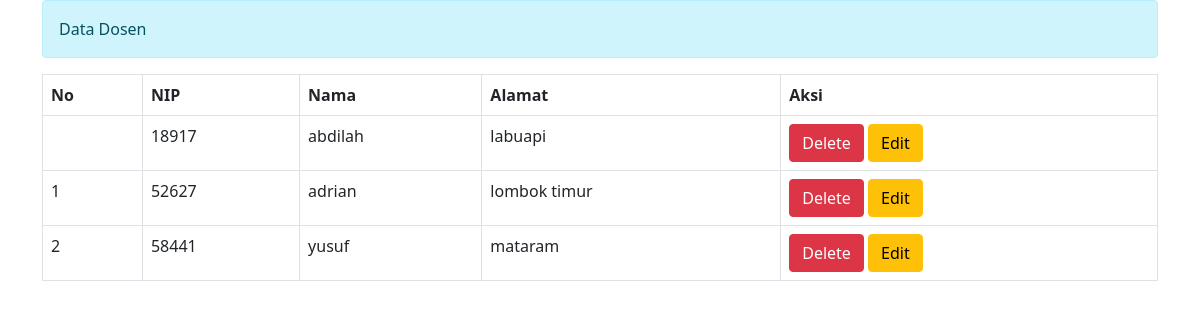
Screenshot of /dosen/index.php with the database file from the repository.
### tables this page shows
CREATE TABLE `dosen` (
  `nip` int(5) NOT NULL,
  `nama_dosen` varchar(20) NOT NULL,
  `alamat` text NOT NULL
);

### dosen/index.php (the view, shortened to what this page needs)
<!DOCTYPE html>
<html>
<head>
	<link href="https://cdn.jsdelivr.net/npm/bootstrap@5.0.0-beta1/dist/css/bootstrap.min.css" rel="stylesheet">
</head>
<body>
	<div class="container">
		<div class="alert alert-info">Data Dosen</div>
		<table class="table table-bordered">
			<thead>
				<tr>
					<th>No</th>
					<th>NIP</th>
					<th>Nama</th>
					<th>Alamat</th>
					<th>Aksi</th>
				</tr>
			</thead>
			<tbody>
				<?php
				require '../Koneksi.php';
				$query = "SELECT * FROM dosen";
				$result = mysqli_query($link, $query);
				while ($isi = mysqli_fetch_object($result)) {
				?>
				<tr>
				<td><?=$no++; ?></td>
				<td><?= $isi->nip; ?> </td>
				<td><?= $isi->nama_dosen; ?></td>
				<td><?= $isi->alamat; ?></td>
				<td>
					<a href=""class="btn btn-danger">Delete</a>
					<a href=""class="btn btn-warning">Edit</a>
				</td>
				</tr>
				<?php } ?>
			</tbody>
		</table>
	</div>
</body>
</html>

### rows the page displays
dosen: nip "18917", nama_dosen "abdilah", alamat "labuapi"
dosen: nip "52627", nama_dosen "adrian", alamat "lombok timur"
dosen: nip "58441", nama_dosen "yusuf", alamat "mataram"
